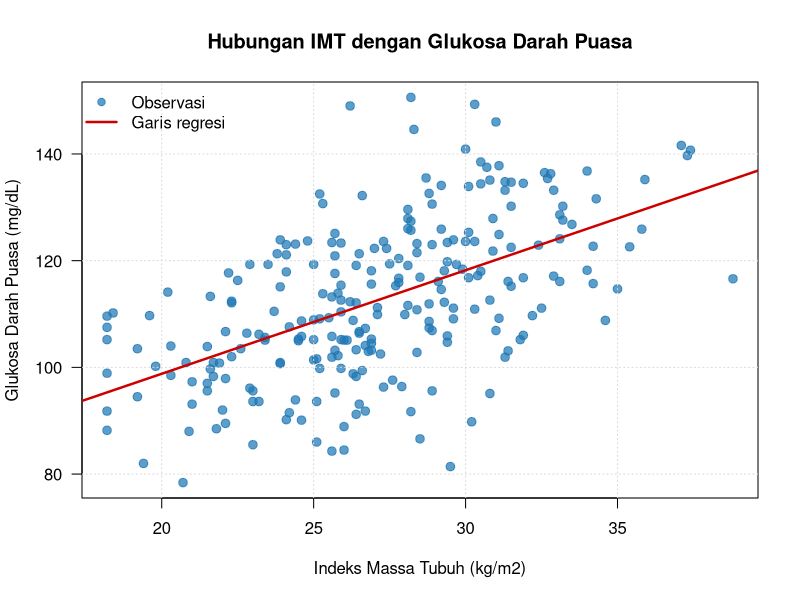
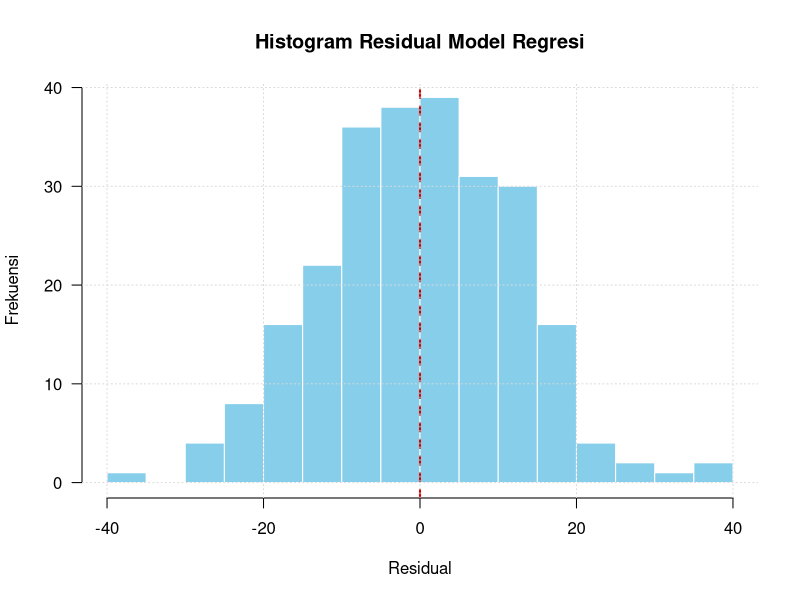
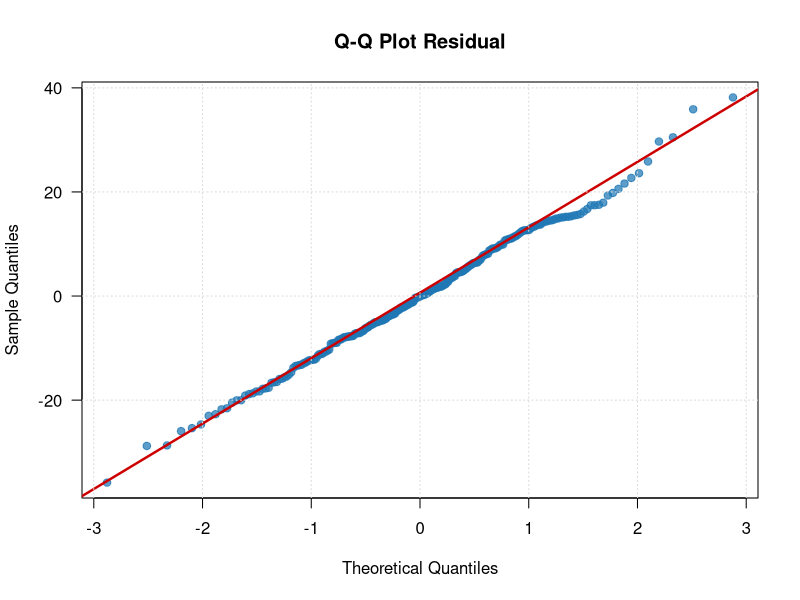
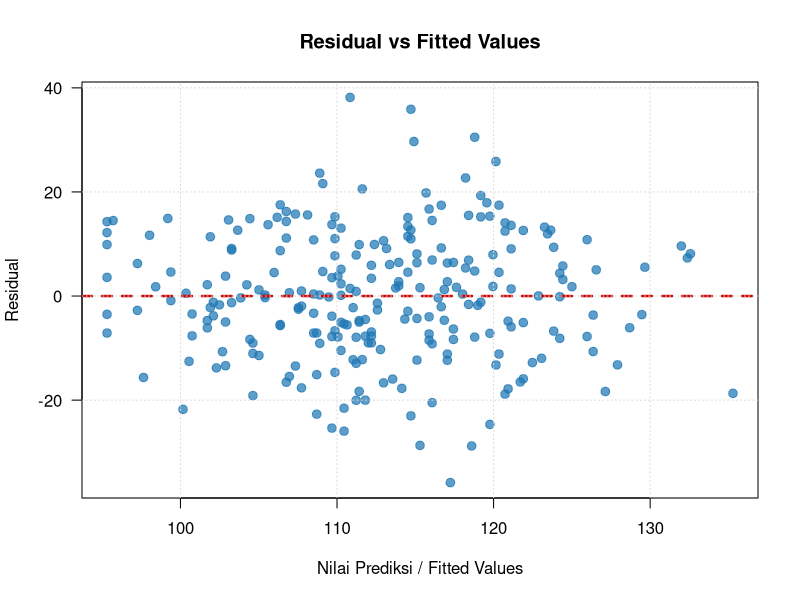

Reproduce these figures in R, in order.
###############################################################
# UAS Pemrograman - Regresi Linier Sederhana
# Topik: Hubungan Indeks Massa Tubuh (IMT) dengan Glukosa Darah Puasa
# Dataset sintetis: 250 observasi
# Nama : Mohammad Maliki Rafli
###############################################################

# 0. Set Awal
rm(list = ls())
options(digits = 4)
options(scipen = 999)

cat("\n============================================================\n")
cat("UAS PEMROGRAMAN - REGRESI LINIER SEDERHANA\n")
cat("Tema: Hubungan IMT dengan Glukosa Darah Puasa\n")
cat("Jumlah observasi: 250\n")
cat("============================================================\n\n")

# 1. Pembuatan Simulasi Dataset
data <- read.csv(text = "id,usia_tahun,jenis_kelamin,riwayat_keluarga_diabetes,aktivitas_fisik_menit_minggu,imt_kg_m2,kelompok_imt,glukosa_puasa_mg_dl,kategori_glukosa
1,30,Perempuan,Tidak,57,26.4,Overweight,91.2,Normal
2,46,Laki-laki,Tidak,252,27.2,Overweight,102.5,Prediabetes
3,30,Laki-laki,Tidak,200,28.2,Overweight,127.4,Diabetes
4,46,Perempuan,Tidak,115,26.9,Overweight,105.3,Prediabetes
5,65,Perempuan,Ya,199,18.2,Underweight,105.2,Prediabetes
6,53,Laki-laki,Tidak,255,26.9,Overweight,103.2,Prediabetes
7,54,Perempuan,Ya,91,28.2,Overweight,150.6,Diabetes
8,52,Perempuan,Ya,142,25.3,Overweight,130.7,Diabetes
9,44,Perempuan,Tidak,99,32.4,Obesitas,122.9,Prediabetes
10,39,Laki-laki,Tidak,256,28.9,Overweight,123.0,Prediabetes
11,49,Perempuan,Ya,205,28.9,Overweight,106.9,Prediabetes
12,50,Laki-laki,Ya,231,33.2,Obesitas,130.2,Diabetes
13,56,Perempuan,Tidak,83,26.7,Overweight,104.1,Prediabetes
14,43,Perempuan,Ya,81,31.4,Obesitas,116.1,Prediabetes
15,48,Perempuan,Tidak,235,32.5,Obesitas,111.1,Prediabetes
16,30,Laki-laki,Ya,249,28.4,Overweight,121.5,Prediabetes
17,44,Perempuan,Ya,105,27.9,Overweight,96.4,Normal
18,30,Perempuan,Tidak,224,25.3,Overweight,113.8,Prediabetes
19,49,Laki-laki,Ya,110,33.5,Obesitas,126.8,Diabetes
20,39,Perempuan,Ya,99,25.2,Overweight,109.1,Prediabetes
21,49,Laki-laki,Tidak,179,29.6,Overweight,109.1,Prediabetes
22,48,Perempuan,Ya,253,26.6,Overweight,132.2,Diabetes
23,57,Laki-laki,Tidak,249,21.0,Normal,93.1,Normal
24,49,Perempuan,Tidak,148,31.1,Obesitas,124.9,Prediabetes
25,37,Laki-laki,Ya,53,30.3,Obesitas,110.9,Prediabetes
26,59,Perempuan,Tidak,199,28.4,Overweight,102.8,Prediabetes
27,42,Laki-laki,Tidak,58,21.9,Normal,100.8,Prediabetes
28,51,Perempuan,Ya,111,26.5,Overweight,106.7,Prediabetes
29,35,Laki-laki,Tidak,218,26.0,Overweight,84.5,Normal
30,34,Laki-laki,Tidak,197,25.1,Overweight,101.6,Prediabetes
31,54,Laki-laki,Tidak,113,29.4,Overweight,123.4,Prediabetes
32,42,Laki-laki,Tidak,263,31.5,Obesitas,115.2,Prediabetes
33,41,Laki-laki,Ya,69,23.2,Normal,93.6,Normal
34,46,Laki-laki,Tidak,159,25.0,Overweight,105.2,Prediabetes
35,55,Perempuan,Tidak,103,29.6,Overweight,111.1,Prediabetes
36,65,Perempuan,Ya,361,25.7,Overweight,120.9,Prediabetes
37,30,Perempuan,Tidak,213,31.8,Obesitas,105.2,Prediabetes
38,42,Perempuan,Ya,164,21.7,Normal,100.9,Prediabetes
39,46,Laki-laki,Tidak,49,27.1,Overweight,109.9,Prediabetes
40,56,Laki-laki,Tidak,45,30.3,Obesitas,149.3,Diabetes
41,55,Perempuan,Tidak,140,29.9,Overweight,118.4,Prediabetes
42,59,Perempuan,Tidak,125,33.1,Obesitas,128.6,Diabetes
43,47,Laki-laki,Ya,129,24.8,Normal,123.7,Prediabetes
44,46,Laki-laki,Tidak,165,24.4,Normal,93.9,Normal
45,45,Perempuan,Tidak,185,25.7,Overweight,95.2,Normal
46,30,Laki-laki,Tidak,202,25.1,Overweight,86.0,Normal
47,36,Perempuan,Ya,113,31.5,Obesitas,122.5,Prediabetes
48,51,Laki-laki,Tidak,243,19.4,Normal,82.0,Normal
49,52,Perempuan,Ya,34,24.1,Normal,123.0,Prediabetes
50,59,Perempuan,Tidak,116,27.0,Overweight,122.3,Prediabetes
51,50,Laki-laki,Ya,273,25.6,Overweight,101.9,Prediabetes
52,58,Perempuan,Tidak,118,28.1,Overweight,129.6,Diabetes
53,38,Perempuan,Tidak,151,25.7,Overweight,125.1,Prediabetes
54,56,Perempuan,Ya,146,28.8,Overweight,132.6,Diabetes
55,40,Laki-laki,Tidak,270,24.6,Normal,105.8,Prediabetes
56,41,Perempuan,Tidak,52,28.2,Overweight,125.7,Prediabetes
57,48,Laki-laki,Tidak,303,26.9,Overweight,118.1,Prediabetes
58,54,Perempuan,Ya,192,31.1,Obesitas,137.8,Diabetes
59,45,Laki-laki,Tidak,392,28.8,Overweight,111.9,Prediabetes
60,35,Perempuan,Tidak,423,28.8,Overweight,107.4,Prediabetes
61,55,Laki-laki,Ya,90,32.8,Obesitas,136.3,Diabetes
62,59,Perempuan,Ya,132,26.4,Overweight,112.1,Prediabetes
63,38,Laki-laki,Tidak,30,29.4,Overweight,119.8,Prediabetes
64,42,Laki-laki,Ya,301,28.1,Overweight,126.0,Diabetes
65,36,Perempuan,Ya,204,25.0,Overweight,119.3,Prediabetes
66,46,Perempuan,Ya,97,25.8,Overweight,113.9,Prediabetes
67,55,Perempuan,Tidak,214,37.1,Obesitas,141.6,Diabetes
68,59,Perempuan,Ya,137,22.6,Normal,103.5,Prediabetes
69,42,Perempuan,Ya,147,22.9,Normal,119.3,Prediabetes
70,53,Perempuan,Tidak,204,31.3,Obesitas,101.9,Prediabetes
71,32,Laki-laki,Ya,147,30.5,Obesitas,118.0,Prediabetes
72,44,Perempuan,Tidak,107,26.0,Overweight,105.1,Prediabetes
73,57,Laki-laki,Tidak,201,28.1,Overweight,127.9,Diabetes
74,45,Laki-laki,Tidak,159,23.9,Normal,115.1,Prediabetes
75,48,Laki-laki,Tidak,85,29.2,Overweight,134.1,Diabetes
76,48,Perempuan,Tidak,337,24.1,Normal,117.9,Prediabetes
77,49,Laki-laki,Ya,69,21.8,Normal,88.5,Normal
78,59,Perempuan,Ya,235,25.9,Overweight,115.4,Prediabetes
79,50,Perempuan,Tidak,221,18.2,Underweight,91.8,Normal
80,65,Perempuan,Tidak,124,25.7,Overweight,117.6,Prediabetes
81,51,Laki-laki,Tidak,154,27.8,Overweight,120.4,Prediabetes
82,43,Perempuan,Ya,172,29.3,Overweight,112.2,Prediabetes
83,34,Laki-laki,Tidak,141,30.2,Obesitas,89.8,Normal
84,48,Laki-laki,Ya,249,25.6,Overweight,113.2,Prediabetes
85,44,Laki-laki,Tidak,173,33.1,Obesitas,124.1,Prediabetes
86,60,Perempuan,Tidak,232,25.1,Overweight,93.6,Normal
87,39,Perempuan,Ya,172,31.9,Obesitas,106.0,Prediabetes
88,48,Laki-laki,Tidak,80,28.9,Overweight,95.6,Normal
89,58,Perempuan,Ya,167,33.1,Obesitas,116.1,Prediabetes
90,39,Perempuan,Ya,221,23.9,Normal,123.9,Prediabetes
91,50,Laki-laki,Tidak,138,24.5,Normal,105.0,Prediabetes
92,49,Perempuan,Tidak,284,31.1,Obesitas,109.2,Prediabetes
93,46,Laki-laki,Ya,299,19.6,Normal,109.7,Prediabetes
94,37,Laki-laki,Tidak,426,34.2,Obesitas,115.7,Prediabetes
95,37,Laki-laki,Tidak,148,26.4,Overweight,98.3,Normal
96,41,Laki-laki,Tidak,106,30.0,Obesitas,123.6,Prediabetes
97,48,Laki-laki,Ya,345,19.2,Normal,94.5,Normal
98,65,Laki-laki,Ya,162,18.2,Underweight,109.6,Prediabetes
99,48,Laki-laki,Tidak,237,35.0,Obesitas,114.7,Prediabetes
100,52,Laki-laki,Ya,118,25.5,Overweight,109.3,Prediabetes
101,43,Laki-laki,Tidak,205,20.3,Normal,104.0,Prediabetes
102,43,Laki-laki,Tidak,107,26.7,Overweight,91.8,Normal
103,34,Laki-laki,Tidak,189,25.6,Overweight,123.4,Prediabetes
104,52,Laki-laki,Ya,114,28.4,Overweight,110.8,Prediabetes
105,62,Perempuan,Tidak,181,30.8,Obesitas,135.1,Diabetes
106,47,Perempuan,Ya,244,18.4,Underweight,110.2,Prediabetes
107,35,Perempuan,Tidak,107,26.0,Overweight,88.9,Normal
108,54,Laki-laki,Tidak,175,34.3,Obesitas,131.6,Diabetes
109,65,Laki-laki,Ya,162,30.7,Obesitas,137.5,Diabetes
110,47,Laki-laki,Ya,234,27.1,Overweight,111.2,Prediabetes
111,40,Perempuan,Tidak,38,35.8,Obesitas,125.9,Prediabetes
112,30,Laki-laki,Ya,457,30.4,Obesitas,117.2,Prediabetes
113,49,Perempuan,Tidak,172,26.6,Overweight,99.4,Normal
114,59,Laki-laki,Ya,96,26.1,Overweight,105.1,Prediabetes
115,64,Laki-laki,Tidak,161,30.8,Obesitas,95.1,Normal
116,55,Laki-laki,Tidak,82,22.8,Normal,106.4,Prediabetes
117,30,Laki-laki,Tidak,346,27.5,Overweight,119.4,Prediabetes
118,30,Laki-laki,Tidak,241,20.7,Normal,78.4,Normal
119,57,Perempuan,Tidak,95,35.4,Obesitas,122.6,Prediabetes
120,65,Perempuan,Tidak,144,20.8,Normal,100.9,Prediabetes
121,55,Perempuan,Ya,135,28.8,Overweight,108.6,Prediabetes
122,39,Laki-laki,Tidak,198,37.4,Obesitas,140.7,Diabetes
123,57,Perempuan,Ya,345,31.4,Obesitas,103.1,Prediabetes
124,49,Perempuan,Tidak,147,26.9,Overweight,115.6,Prediabetes
125,51,Laki-laki,Ya,200,22.5,Normal,116.3,Prediabetes
126,39,Laki-laki,Ya,191,28.5,Overweight,86.6,Normal
127,49,Laki-laki,Tidak,251,24.1,Normal,121.1,Prediabetes
128,39,Laki-laki,Ya,173,24.6,Normal,108.7,Prediabetes
129,39,Perempuan,Ya,451,29.4,Overweight,105.9,Prediabetes
130,37,Laki-laki,Tidak,252,30.8,Obesitas,112.6,Prediabetes
131,53,Laki-laki,Tidak,429,27.4,Overweight,122.3,Prediabetes
132,51,Laki-laki,Tidak,233,26.3,Overweight,108.8,Prediabetes
133,47,Laki-laki,Ya,184,21.6,Normal,113.3,Prediabetes
134,30,Perempuan,Tidak,239,23.2,Normal,106.2,Prediabetes
135,52,Perempuan,Ya,99,21.5,Normal,97.0,Normal
136,34,Laki-laki,Ya,445,22.9,Normal,96.1,Normal
137,47,Laki-laki,Ya,480,32.6,Obesitas,136.5,Diabetes
138,49,Perempuan,Tidak,71,23.8,Normal,121.3,Prediabetes
139,50,Perempuan,Tidak,201,23.9,Normal,100.7,Prediabetes
140,41,Laki-laki,Ya,83,35.9,Obesitas,135.2,Diabetes
141,47,Laki-laki,Ya,172,25.9,Overweight,110.4,Prediabetes
142,35,Perempuan,Ya,195,30.9,Obesitas,121.8,Prediabetes
143,41,Perempuan,Tidak,36,26.9,Overweight,104.5,Prediabetes
144,49,Laki-laki,Tidak,88,21.0,Normal,97.3,Normal
145,46,Laki-laki,Tidak,81,25.0,Overweight,108.9,Prediabetes
146,44,Perempuan,Ya,212,27.6,Overweight,97.6,Normal
147,31,Perempuan,Tidak,86,21.6,Normal,99.7,Normal
148,36,Perempuan,Ya,88,26.2,Overweight,112.3,Prediabetes
149,51,Laki-laki,Ya,160,25.2,Overweight,99.8,Normal
150,52,Perempuan,Tidak,229,23.9,Normal,100.9,Prediabetes
151,40,Laki-laki,Ya,263,37.3,Obesitas,139.7,Diabetes
152,42,Laki-laki,Tidak,192,28.9,Overweight,130.6,Diabetes
153,57,Perempuan,Tidak,119,26.5,Overweight,106.4,Prediabetes
154,35,Perempuan,Tidak,194,26.8,Overweight,103.0,Prediabetes
155,64,Laki-laki,Ya,184,25.9,Overweight,123.3,Prediabetes
156,39,Perempuan,Tidak,159,27.7,Overweight,115.3,Prediabetes
157,49,Laki-laki,Tidak,45,22.1,Normal,106.7,Prediabetes
158,43,Laki-laki,Ya,87,25.2,Overweight,132.5,Diabetes
159,57,Laki-laki,Tidak,159,30.5,Obesitas,138.5,Diabetes
160,43,Perempuan,Tidak,264,31.0,Obesitas,106.9,Prediabetes
161,41,Laki-laki,Tidak,170,20.9,Normal,88.0,Normal
162,65,Perempuan,Ya,176,23.4,Normal,105.1,Prediabetes
163,42,Perempuan,Ya,183,26.4,Overweight,103.3,Prediabetes
164,46,Perempuan,Tidak,398,22.3,Normal,102.0,Prediabetes
165,55,Laki-laki,Tidak,75,22.2,Normal,117.7,Prediabetes
166,34,Perempuan,Ya,401,33.2,Obesitas,127.6,Diabetes
167,43,Perempuan,Ya,172,28.1,Overweight,119.1,Prediabetes
168,41,Laki-laki,Ya,180,24.2,Normal,91.5,Normal
169,49,Perempuan,Ya,202,21.7,Normal,98.3,Normal
170,42,Perempuan,Tidak,448,26.4,Overweight,119.1,Prediabetes
171,39,Perempuan,Tidak,336,18.2,Underweight,98.9,Normal
172,45,Perempuan,Tidak,111,25.0,Overweight,101.4,Prediabetes
173,38,Laki-laki,Tidak,51,22.0,Normal,92.0,Normal
174,49,Perempuan,Tidak,56,21.5,Normal,95.6,Normal
175,46,Laki-laki,Tidak,202,26.3,Overweight,98.8,Normal
176,59,Perempuan,Ya,90,26.2,Overweight,149.0,Diabetes
177,38,Perempuan,Tidak,201,29.7,Overweight,119.3,Prediabetes
178,46,Laki-laki,Tidak,202,32.9,Obesitas,133.2,Diabetes
179,50,Laki-laki,Ya,153,31.9,Obesitas,134.5,Diabetes
180,44,Laki-laki,Ya,306,19.2,Normal,103.5,Prediabetes
181,39,Laki-laki,Ya,99,19.8,Normal,100.2,Prediabetes
182,59,Laki-laki,Ya,84,25.9,Overweight,112.6,Prediabetes
183,41,Perempuan,Ya,219,25.9,Overweight,105.2,Prediabetes
184,51,Laki-laki,Tidak,30,32.7,Obesitas,135.4,Diabetes
185,48,Perempuan,Ya,249,30.0,Obesitas,140.9,Diabetes
186,62,Perempuan,Ya,142,28.4,Overweight,123.2,Prediabetes
187,50,Laki-laki,Tidak,78,34.0,Obesitas,118.2,Prediabetes
188,35,Perempuan,Ya,150,29.1,Overweight,116.1,Prediabetes
189,38,Perempuan,Tidak,33,24.6,Normal,90.1,Normal
190,58,Perempuan,Ya,254,31.3,Obesitas,133.2,Diabetes
191,33,Laki-laki,Tidak,299,20.3,Normal,98.5,Normal
192,51,Perempuan,Tidak,184,25.9,Overweight,99.8,Normal
193,35,Laki-laki,Tidak,284,28.5,Overweight,116.9,Prediabetes
194,41,Perempuan,Tidak,139,23.0,Normal,93.6,Normal
195,47,Perempuan,Tidak,117,32.9,Obesitas,117.1,Prediabetes
196,62,Laki-laki,Tidak,130,30.3,Obesitas,123.6,Prediabetes
197,56,Laki-laki,Tidak,226,31.3,Obesitas,134.8,Diabetes
198,39,Perempuan,Tidak,73,34.0,Obesitas,136.8,Diabetes
199,52,Perempuan,Tidak,89,18.2,Underweight,88.2,Normal
200,48,Laki-laki,Ya,123,28.3,Overweight,144.6,Diabetes
201,33,Laki-laki,Ya,193,25.7,Overweight,103.2,Prediabetes
202,46,Perempuan,Tidak,144,24.1,Normal,90.2,Normal
203,46,Perempuan,Tidak,159,18.2,Underweight,107.5,Prediabetes
204,53,Laki-laki,Ya,136,38.8,Obesitas,116.6,Prediabetes
205,57,Perempuan,Tidak,480,31.9,Obesitas,116.8,Prediabetes
206,53,Perempuan,Ya,110,24.5,Normal,105.3,Prediabetes
207,46,Perempuan,Tidak,78,28.1,Overweight,111.6,Prediabetes
208,50,Perempuan,Tidak,188,28.2,Overweight,91.7,Normal
209,30,Laki-laki,Tidak,147,29.4,Overweight,104.7,Prediabetes
210,45,Laki-laki,Tidak,452,30.9,Obesitas,127.9,Diabetes
211,42,Perempuan,Tidak,165,30.5,Obesitas,134.4,Diabetes
212,41,Perempuan,Tidak,255,27.3,Overweight,96.3,Normal
213,48,Perempuan,Tidak,87,34.2,Obesitas,122.7,Prediabetes
214,45,Laki-laki,Ya,173,23.7,Normal,110.5,Prediabetes
215,50,Laki-laki,Tidak,82,22.1,Normal,97.9,Normal
216,55,Perempuan,Tidak,53,31.5,Obesitas,134.7,Diabetes
217,41,Perempuan,Tidak,195,26.5,Overweight,93.1,Normal
218,30,Laki-laki,Ya,107,27.8,Overweight,115.9,Prediabetes
219,60,Laki-laki,Tidak,167,29.2,Overweight,125.9,Prediabetes
220,47,Laki-laki,Tidak,228,24.2,Normal,107.6,Prediabetes
221,43,Perempuan,Tidak,65,26.7,Overweight,107.3,Prediabetes
222,43,Perempuan,Tidak,253,22.1,Normal,89.5,Normal
223,49,Laki-laki,Tidak,78,27.8,Overweight,116.7,Prediabetes
224,45,Perempuan,Tidak,212,30.1,Obesitas,125.3,Prediabetes
225,58,Perempuan,Ya,322,28.7,Overweight,135.5,Diabetes
226,54,Perempuan,Tidak,143,22.3,Normal,112.1,Prediabetes
227,38,Perempuan,Tidak,74,34.6,Obesitas,108.8,Prediabetes
228,46,Laki-laki,Ya,108,26.5,Overweight,121.3,Prediabetes
229,46,Perempuan,Tidak,300,23.0,Normal,95.6,Normal
230,46,Laki-laki,Ya,295,29.5,Overweight,81.4,Normal
231,42,Perempuan,Ya,422,20.2,Normal,114.1,Prediabetes
232,51,Perempuan,Tidak,157,23.5,Normal,119.3,Prediabetes
233,47,Laki-laki,Ya,93,23.4,Normal,105.6,Prediabetes
234,55,Perempuan,Tidak,196,28.0,Overweight,109.9,Prediabetes
235,64,Laki-laki,Ya,194,21.5,Normal,103.9,Prediabetes
236,47,Perempuan,Ya,66,29.2,Overweight,114.6,Prediabetes
237,47,Laki-laki,Ya,125,31.5,Obesitas,130.2,Diabetes
238,57,Perempuan,Ya,110,24.4,Normal,123.1,Prediabetes
239,46,Laki-laki,Tidak,269,23.0,Normal,85.5,Normal
240,30,Perempuan,Tidak,173,25.6,Overweight,84.3,Normal
241,43,Perempuan,Ya,107,22.3,Normal,112.4,Prediabetes
242,49,Laki-laki,Tidak,109,25.6,Overweight,105.8,Prediabetes
243,50,Laki-laki,Tidak,109,29.3,Overweight,118.1,Prediabetes
244,59,Perempuan,Tidak,189,25.8,Overweight,102.2,Prediabetes
245,39,Laki-laki,Tidak,182,27.3,Overweight,123.6,Prediabetes
246,62,Laki-laki,Ya,317,31.0,Obesitas,146.0,Diabetes
247,38,Perempuan,Tidak,306,30.1,Obesitas,116.8,Prediabetes
248,43,Perempuan,Tidak,132,32.2,Obesitas,109.7,Prediabetes
249,46,Perempuan,Tidak,241,29.6,Overweight,123.9,Prediabetes
250,49,Laki-laki,Ya,121,30.1,Obesitas,133.9,Diabetes
", stringsAsFactors = FALSE)

# 2. Pengaturan tipe data
data$id <- as.integer(data$id)
data$usia_tahun <- as.integer(data$usia_tahun)
data$jenis_kelamin <- as.factor(data$jenis_kelamin)
data$riwayat_keluarga_diabetes <- as.factor(data$riwayat_keluarga_diabetes)
data$aktivitas_fisik_menit_minggu <- as.integer(data$aktivitas_fisik_menit_minggu)
data$imt_kg_m2 <- as.numeric(data$imt_kg_m2)
data$kelompok_imt <- factor(data$kelompok_imt,
                            levels = c("Underweight", "Normal", "Overweight", "Obesitas"))
data$glukosa_puasa_mg_dl <- as.numeric(data$glukosa_puasa_mg_dl)
data$kategori_glukosa <- factor(data$kategori_glukosa,
                                levels = c("Normal", "Prediabetes", "Diabetes"))

# Membuat folder data dan output pada struktur repository
dir.create("03_Data", showWarnings = FALSE, recursive = TRUE)
dir.create("04_Output", showWarnings = FALSE, recursive = TRUE)

# 3. Preview dataset
cat("\n==================== 1. PREVIEW DATASET ====================\n")
cat("\nEnam baris pertama dataset:\n")
print(head(data))

cat("\nSepuluh baris pertama dataset:\n")
print(head(data, 10))

cat("\nJumlah baris dan kolom dataset:\n")
print(dim(data))

# 4. Struktur data
cat("\n==================== 2. STRUKTUR DATA ======================\n")
str(data)

# 5. Statistik deskriptif
cat("\n==================== 3. STATISTIK DESKRIPTIF ===============\n")
cat("\nRingkasan semua variabel:\n")
print(summary(data))

cat("\nStatistik deskriptif variabel numerik utama:\n")
deskriptif <- data.frame(
  Variabel = c("Usia (tahun)", "Aktivitas fisik (menit/minggu)",
               "IMT (kg/m2)", "Glukosa puasa (mg/dL)"),
  N = c(length(data$usia_tahun),
        length(data$aktivitas_fisik_menit_minggu),
        length(data$imt_kg_m2),
        length(data$glukosa_puasa_mg_dl)),
  Mean = c(mean(data$usia_tahun),
           mean(data$aktivitas_fisik_menit_minggu),
           mean(data$imt_kg_m2),
           mean(data$glukosa_puasa_mg_dl)),
  SD = c(sd(data$usia_tahun),
         sd(data$aktivitas_fisik_menit_minggu),
         sd(data$imt_kg_m2),
         sd(data$glukosa_puasa_mg_dl)),
  Median = c(median(data$usia_tahun),
             median(data$aktivitas_fisik_menit_minggu),
             median(data$imt_kg_m2),
             median(data$glukosa_puasa_mg_dl)),
  Minimum = c(min(data$usia_tahun),
              min(data$aktivitas_fisik_menit_minggu),
              min(data$imt_kg_m2),
              min(data$glukosa_puasa_mg_dl)),
  Maksimum = c(max(data$usia_tahun),
               max(data$aktivitas_fisik_menit_minggu),
               max(data$imt_kg_m2),
               max(data$glukosa_puasa_mg_dl))
)
print(deskriptif, row.names = FALSE)

cat("\nDistribusi kategori IMT:\n")
print(table(data$kelompok_imt))

cat("\nDistribusi kategori glukosa:\n")
print(table(data$kategori_glukosa))

# 6. Scatter plot hubungan X dan Y
cat("\n==================== 4. SCATTER PLOT =======================\n")
cat("Scatter plot ditampilkan di panel Plots dan disimpan sebagai PNG.\n")

plot_scatter <- function() {
  plot(data$imt_kg_m2, data$glukosa_puasa_mg_dl,
       main = "Hubungan IMT dengan Glukosa Darah Puasa",
       xlab = "Indeks Massa Tubuh (kg/m2)",
       ylab = "Glukosa Darah Puasa (mg/dL)",
       pch = 19,
       col = rgb(31/255, 119/255, 180/255, 0.72),
       cex = 1.15,
       las = 1)
  grid(col = "gray85", lty = "dotted")
  abline(model_regresi, col = "red3", lwd = 2.4)
  legend("topleft",
         legend = c("Observasi", "Garis regresi"),
         col = c(rgb(31/255, 119/255, 180/255, 0.72), "red3"),
         pch = c(19, NA),
         lty = c(NA, 1),
         lwd = c(NA, 2.4),
         bty = "n")
}

# 7. Regresi linier sederhana
cat("\n==================== 5. REGRESI LINIER SEDERHANA ===========\n")
cat("Model: glukosa_puasa_mg_dl = beta0 + beta1 * imt_kg_m2 + error\n\n")

model_regresi <- lm(glukosa_puasa_mg_dl ~ imt_kg_m2, data = data)

cat("Output lengkap fungsi summary(lm):\n")
print(summary(model_regresi))

cat("\nTabel koefisien regresi:\n")
koefisien <- summary(model_regresi)$coefficients
print(koefisien)

intercept <- coef(model_regresi)[1]
slope <- coef(model_regresi)[2]
p_value_slope <- koefisien["imt_kg_m2", "Pr(>|t|)"]
r_squared <- summary(model_regresi)$r.squared
adj_r_squared <- summary(model_regresi)$adj.r.squared
ci_95 <- confint(model_regresi, level = 0.95)

cat("\nIntercept:\n")
print(intercept)

cat("\nSlope / koefisien IMT:\n")
print(slope)

cat("\nP-value slope:\n")
print(p_value_slope)

cat("\nR-squared:\n")
print(r_squared)

cat("\nAdjusted R-squared:\n")
print(adj_r_squared)

cat("\nConfidence interval 95%:\n")
print(ci_95)

cat("\nKorelasi Pearson antara IMT dan glukosa puasa:\n")
print(cor(data$imt_kg_m2, data$glukosa_puasa_mg_dl))

# Tampilkan scatter plot setelah model dibuat
plot_scatter()
png("04_Output/01_bmi_fasting_glucose_scatter_plot.png", width = 1200, height = 850, res = 150)
plot_scatter()
dev.off()

# 8. Pemeriksaan residual
cat("\n==================== 6. PEMERIKSAAN RESIDUAL ===============\n")
residual_model <- residuals(model_regresi)
fitted_model <- fitted(model_regresi)

cat("\nRingkasan residual:\n")
print(summary(residual_model))

cat("\nUji Shapiro-Wilk residual:\n")
print(shapiro.test(residual_model))

cat("\nCatatan interpretasi asumsi:\n")
cat("- Histogram residual digunakan untuk melihat bentuk sebaran residual.\n")
cat("- Q-Q plot digunakan untuk melihat apakah residual mengikuti pola normal.\n")
cat("- Residual vs fitted digunakan untuk melihat pola linearitas dan homogenitas varians secara visual.\n")

# Histogram residual
plot_hist_residual <- function() {
  hist(residual_model,
       main = "Histogram Residual Model Regresi",
       xlab = "Residual",
       ylab = "Frekuensi",
       col = "skyblue",
       border = "white",
       breaks = 18,
       las = 1)
  abline(v = 0, col = "red3", lwd = 2, lty = 2)
  grid(col = "gray85", lty = "dotted")
}
plot_hist_residual()
png("04_Output/02_residual_histogram.png", width = 1200, height = 850, res = 150)
plot_hist_residual()
dev.off()

# Q-Q plot residual
plot_qq_residual <- function() {
  qqnorm(residual_model,
         main = "Q-Q Plot Residual",
         pch = 19,
         col = rgb(31/255, 119/255, 180/255, 0.72),
         las = 1)
  qqline(residual_model, col = "red3", lwd = 2.4)
  grid(col = "gray85", lty = "dotted")
}
plot_qq_residual()
png("04_Output/03_residual_qq_plot.png", width = 1200, height = 850, res = 150)
plot_qq_residual()
dev.off()

# Residual vs fitted
plot_residual_fitted <- function() {
  plot(fitted_model, residual_model,
       main = "Residual vs Fitted Values",
       xlab = "Nilai Prediksi / Fitted Values",
       ylab = "Residual",
       pch = 19,
       col = rgb(31/255, 119/255, 180/255, 0.72),
       cex = 1.15,
       las = 1)
  abline(h = 0, col = "red3", lwd = 2.4, lty = 2)
  grid(col = "gray85", lty = "dotted")
}
plot_residual_fitted()
png("04_Output/04_residual_vs_fitted.png", width = 1200, height = 850, res = 150)
plot_residual_fitted()
dev.off()

# 9. Interpretasi ringkas
cat("\n==================== 7. INTERPRETASI RINGKAS ===============\n")
cat(sprintf("Persamaan regresi: glukosa puasa = %.3f + %.3f * IMT\n",
            intercept, slope))
cat(sprintf("Setiap kenaikan 1 kg/m2 IMT diperkirakan meningkatkan glukosa darah puasa sebesar %.3f mg/dL.\n",
            slope))
cat(sprintf("P-value koefisien IMT = %.5f, sehingga hubungan IMT dengan glukosa darah puasa signifikan secara statistik pada alpha 0,05.\n",
            p_value_slope))
cat(sprintf("Nilai R-squared = %.3f, artinya sekitar %.1f%% variasi glukosa darah puasa dapat dijelaskan oleh IMT.\n",
            r_squared, r_squared * 100))
cat(sprintf("Adjusted R-squared = %.3f.\n", adj_r_squared))
cat(sprintf("Uji Shapiro-Wilk residual menghasilkan p-value = %.3f. Jika p-value > 0,05, residual dapat dianggap tidak menyimpang nyata dari normalitas.\n",
            shapiro.test(residual_model)$p.value))
cat("\nKesimpulan: pada dataset sintetis ini, IMT berhubungan positif dan signifikan dengan glukosa darah puasa.\n")
cat("Namun, karena analisis yang digunakan adalah regresi linier sederhana, hasil ini tidak dimaksudkan sebagai bukti kausal penuh dan belum mengontrol variabel lain seperti usia, aktivitas fisik, dan riwayat keluarga.\n")

# 10. Simpan dataset hasil pembuatan script
write.csv(data, "03_Data/bmi_fasting_glucose_synthetic_data.csv", row.names = FALSE)
cat("\nDataset juga disimpan ulang sebagai: 03_Data/bmi_fasting_glucose_synthetic_data.csv\n")
cat("Grafik disimpan di folder: 04_Output\n")
cat("\nScript selesai dijalankan.\n")
